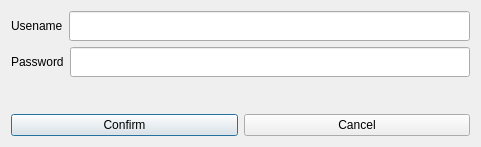
<?xml version="1.0" encoding="UTF-8"?>
<ui version="4.0">
 <class>Login</class>
 <widget class="QDialog" name="Login">
  <property name="geometry">
   <rect>
    <x>0</x>
    <y>0</y>
    <width>481</width>
    <height>147</height>
   </rect>
  </property>
  <property name="windowTitle">
   <string notr="true"/>
  </property>
  <layout class="QGridLayout" name="gridLayout">
   <item row="0" column="0">
    <layout class="QVBoxLayout" name="verticalLayout">
     <item>
      <layout class="QHBoxLayout" name="horizontalLayout">
       <item>
        <widget class="QLabel" name="label">
         <property name="text">
          <string>Usename</string>
         </property>
        </widget>
       </item>
       <item>
        <widget class="QLineEdit" name="lineEditUsername">
         <property name="minimumSize">
          <size>
           <width>150</width>
           <height>30</height>
          </size>
         </property>
        </widget>
       </item>
      </layout>
     </item>
     <item>
      <layout class="QHBoxLayout" name="horizontalLayout_2">
       <item>
        <widget class="QLabel" name="label_2">
         <property name="text">
          <string>Password</string>
         </property>
        </widget>
       </item>
       <item>
        <widget class="QLineEdit" name="lineEditPassword">
         <property name="minimumSize">
          <size>
           <width>150</width>
           <height>30</height>
          </size>
         </property>
         <property name="echoMode">
          <enum>QLineEdit::Password</enum>
         </property>
        </widget>
       </item>
      </layout>
     </item>
     <item>
      <spacer name="verticalSpacer">
       <property name="orientation">
        <enum>Qt::Vertical</enum>
       </property>
       <property name="sizeHint" stdset="0">
        <size>
         <width>20</width>
         <height>28</height>
        </size>
       </property>
      </spacer>
     </item>
     <item>
      <layout class="QHBoxLayout" name="horizontalLayout_3">
       <item>
        <widget class="QPushButton" name="pushButtonConfirm">
         <property name="minimumSize">
          <size>
           <width>0</width>
           <height>0</height>
          </size>
         </property>
         <property name="maximumSize">
          <size>
           <width>10000000</width>
           <height>16777215</height>
          </size>
         </property>
         <property name="text">
          <string>Confirm</string>
         </property>
        </widget>
       </item>
       <item>
        <widget class="QPushButton" name="pushButtonCancel">
         <property name="minimumSize">
          <size>
           <width>0</width>
           <height>0</height>
          </size>
         </property>
         <property name="maximumSize">
          <size>
           <width>16777215</width>
           <height>16777215</height>
          </size>
         </property>
         <property name="text">
          <string>Cancel</string>
         </property>
        </widget>
       </item>
      </layout>
     </item>
    </layout>
   </item>
  </layout>
 </widget>
 <resources/>
 <connections>
  <connection>
   <sender>pushButtonCancel</sender>
   <signal>clicked()</signal>
   <receiver>Login</receiver>
   <slot>close()</slot>
   <hints>
    <hint type="sourcelabel">
     <x>357</x>
     <y>190</y>
    </hint>
    <hint type="destinationlabel">
     <x>269</x>
     <y>132</y>
    </hint>
   </hints>
  </connection>
 </connections>
</ui>
